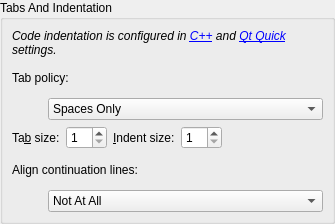
<?xml version="1.0" encoding="UTF-8"?>
<ui version="4.0">
 <class>TextEditor::Internal::TabSettingsWidget</class>
 <widget class="QWidget" name="TextEditor::Internal::TabSettingsWidget">
  <property name="geometry">
   <rect>
    <x>0</x>
    <y>0</y>
    <width>335</width>
    <height>224</height>
   </rect>
  </property>
  <property name="windowTitle">
   <string>Form</string>
  </property>
  <layout class="QVBoxLayout" name="verticalLayout">
   <property name="margin">
    <number>0</number>
   </property>
   <item>
    <widget class="QGroupBox" name="tabsAndIndentationGroupBox">
     <property name="title">
      <string>Tabs And Indentation</string>
     </property>
     <layout class="QGridLayout" name="gridLayout">
      <item row="2" column="0">
       <spacer name="horizontalSpacer">
        <property name="orientation">
         <enum>Qt::Horizontal</enum>
        </property>
        <property name="sizeType">
         <enum>QSizePolicy::Fixed</enum>
        </property>
        <property name="sizeHint" stdset="0">
         <size>
          <width>30</width>
          <height>20</height>
         </size>
        </property>
       </spacer>
      </item>
      <item row="2" column="1">
       <widget class="QComboBox" name="tabPolicy">
        <property name="sizePolicy">
         <sizepolicy hsizetype="MinimumExpanding" vsizetype="Fixed">
          <horstretch>0</horstretch>
          <verstretch>0</verstretch>
         </sizepolicy>
        </property>
        <item>
         <property name="text">
          <string>Spaces Only</string>
         </property>
        </item>
        <item>
         <property name="text">
          <string>Tabs Only</string>
         </property>
        </item>
        <item>
         <property name="text">
          <string>Mixed</string>
         </property>
        </item>
       </widget>
      </item>
      <item row="3" column="0" colspan="2">
       <layout class="QHBoxLayout" name="horizontalLayout">
        <item>
         <widget class="QLabel" name="tabSizeLabel">
          <property name="sizePolicy">
           <sizepolicy hsizetype="Maximum" vsizetype="Preferred">
            <horstretch>0</horstretch>
            <verstretch>0</verstretch>
           </sizepolicy>
          </property>
          <property name="text">
           <string>Ta&amp;b size:</string>
          </property>
          <property name="buddy">
           <cstring>tabSize</cstring>
          </property>
         </widget>
        </item>
        <item>
         <widget class="QSpinBox" name="tabSize">
          <property name="sizePolicy">
           <sizepolicy hsizetype="Maximum" vsizetype="Fixed">
            <horstretch>0</horstretch>
            <verstretch>0</verstretch>
           </sizepolicy>
          </property>
          <property name="minimum">
           <number>1</number>
          </property>
          <property name="maximum">
           <number>20</number>
          </property>
         </widget>
        </item>
        <item>
         <widget class="QLabel" name="indentSizeLabel">
          <property name="sizePolicy">
           <sizepolicy hsizetype="Maximum" vsizetype="Preferred">
            <horstretch>0</horstretch>
            <verstretch>0</verstretch>
           </sizepolicy>
          </property>
          <property name="text">
           <string>&amp;Indent size:</string>
          </property>
          <property name="buddy">
           <cstring>indentSize</cstring>
          </property>
         </widget>
        </item>
        <item>
         <widget class="QSpinBox" name="indentSize">
          <property name="sizePolicy">
           <sizepolicy hsizetype="Maximum" vsizetype="Fixed">
            <horstretch>0</horstretch>
            <verstretch>0</verstretch>
           </sizepolicy>
          </property>
          <property name="minimum">
           <number>1</number>
          </property>
          <property name="maximum">
           <number>20</number>
          </property>
         </widget>
        </item>
        <item>
         <spacer name="horizontalSpacer_2">
          <property name="orientation">
           <enum>Qt::Horizontal</enum>
          </property>
          <property name="sizeHint" stdset="0">
           <size>
            <width>40</width>
            <height>20</height>
           </size>
          </property>
         </spacer>
        </item>
       </layout>
      </item>
      <item row="5" column="1">
       <widget class="QComboBox" name="continuationAlignBehavior">
        <property name="sizePolicy">
         <sizepolicy hsizetype="MinimumExpanding" vsizetype="Fixed">
          <horstretch>0</horstretch>
          <verstretch>0</verstretch>
         </sizepolicy>
        </property>
        <property name="toolTip">
         <string>&lt;html&gt;&lt;head/&gt;&lt;body&gt;
Influences the indentation of continuation lines.

&lt;ul&gt;
&lt;li&gt;Not At All: Do not align at all. Lines will only be indented to the current logical indentation depth.
&lt;pre&gt;
(tab)int i = foo(a, b
(tab)c, d);
&lt;/pre&gt;
&lt;/li&gt;

&lt;li&gt;With Spaces: Always use spaces for alignment, regardless of the other indentation settings.
&lt;pre&gt;
(tab)int i = foo(a, b
(tab)            c, d);
&lt;/pre&gt;
&lt;/li&gt;

&lt;li&gt;With Regular Indent: Use tabs and/or spaces for alignment, as configured above.
&lt;pre&gt;
(tab)int i = foo(a, b
(tab)(tab)(tab)  c, d);
&lt;/pre&gt;
&lt;/li&gt;
&lt;/ul&gt;&lt;/body&gt;&lt;/html&gt;</string>
        </property>
        <item>
         <property name="text">
          <string>Not At All</string>
         </property>
        </item>
        <item>
         <property name="text">
          <string>With Spaces</string>
         </property>
        </item>
        <item>
         <property name="text">
          <string>With Regular Indent</string>
         </property>
        </item>
       </widget>
      </item>
      <item row="1" column="0" colspan="2">
       <widget class="QLabel" name="tabPolicyLabel">
        <property name="text">
         <string>Tab policy:</string>
        </property>
       </widget>
      </item>
      <item row="4" column="0" colspan="2">
       <widget class="QLabel" name="continuationAlignBehaviorLabel">
        <property name="text">
         <string>Align continuation lines:</string>
        </property>
       </widget>
      </item>
      <item row="0" column="0" colspan="2">
       <widget class="QLabel" name="codingStyleWarning">
        <property name="toolTip">
         <string>The text editor indentation setting is used for non-code files only. See the C++ and Qt Quick coding style settings to configure indentation for code files.</string>
        </property>
        <property name="text">
         <string>&lt;i&gt;Code indentation is configured in &lt;a href=&quot;C++&quot;&gt;C++&lt;/a&gt; and &lt;a href=&quot;QtQuick&quot;&gt;Qt Quick&lt;/a&gt; settings.&lt;/i&gt;</string>
        </property>
        <property name="wordWrap">
         <bool>true</bool>
        </property>
       </widget>
      </item>
     </layout>
    </widget>
   </item>
  </layout>
 </widget>
 <tabstops>
  <tabstop>tabSize</tabstop>
  <tabstop>indentSize</tabstop>
  <tabstop>continuationAlignBehavior</tabstop>
 </tabstops>
 <resources/>
 <connections/>
</ui>
